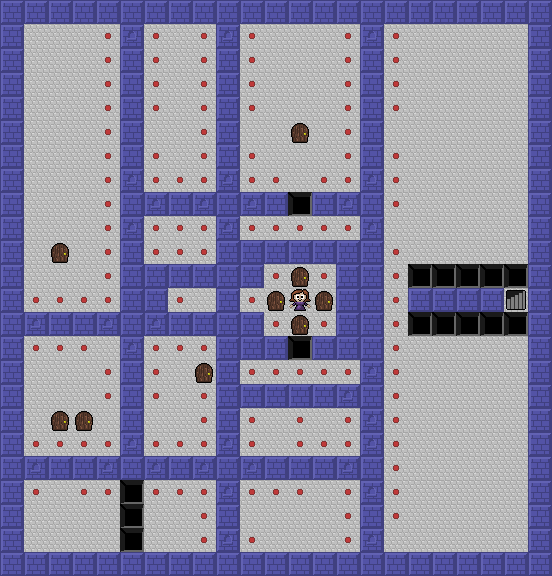

A level layout from a 2D game, rendered from its tile map. Below: a short description, then the map file with its tile-grid data intact:
An orthogonal 23x24 tile map with 24x24 px tiles, 3 tile layers (Terrain, Objects, Decals), 2 tilesets.

<map version="1.0" orientation="orthogonal" width="23" height="24" tilewidth="24" tileheight="24">
 <properties>
  <property name="name" value="Test Level" />
 </properties>
 <tileset firstgid="1" source="Terrain.tsx" />
 <tileset firstgid="101" source="Objects.tsx" />
 <layer name="Terrain" width="23" height="24">
  <data encoding="csv">
1,1,1,1,1,1,1,1,1,1,1,1,1,1,1,1,1,1,1,1,1,1,1,
1,4,4,4,2,1,2,4,2,1,2,4,4,4,2,1,2,4,4,4,4,4,1,
1,4,4,4,2,1,2,4,2,1,2,4,4,4,2,1,2,4,4,4,4,4,1,
1,4,4,4,2,1,2,4,2,1,2,4,4,4,2,1,2,4,4,4,4,4,1,
1,4,4,4,2,1,2,4,2,1,2,4,4,4,2,1,2,4,4,4,4,4,1,
1,4,4,4,2,1,4,4,2,1,4,4,4,4,2,1,4,4,4,4,4,4,1,
1,4,4,4,2,1,2,4,2,1,2,4,4,4,2,1,2,4,4,4,4,4,1,
1,4,4,4,2,1,2,2,2,1,2,2,4,2,2,1,2,4,4,4,4,4,1,
1,4,4,4,2,1,1,1,1,1,1,1,3,1,1,1,2,4,4,4,4,4,1,
1,4,4,4,2,1,2,2,2,1,2,2,2,2,2,1,4,4,4,4,4,4,1,
1,4,4,4,2,1,2,2,2,1,1,1,1,1,1,1,2,4,4,4,4,4,1,
1,4,4,4,2,1,1,1,1,1,1,2,2,2,1,1,2,3,3,3,3,3,1,
1,2,2,2,2,1,1,2,4,1,2,2,2,2,1,1,2,1,1,1,1,5,1,
1,1,1,1,1,1,1,1,1,1,1,2,2,2,1,1,2,3,3,3,3,3,1,
1,2,2,2,4,1,2,2,2,1,1,1,3,1,1,1,2,4,4,4,4,4,1,
1,4,4,4,2,1,2,4,2,1,2,2,2,2,2,1,2,4,4,4,4,4,1,
1,4,4,4,2,1,2,4,2,1,1,1,1,1,1,1,2,4,4,4,4,4,1,
1,4,4,4,4,1,4,4,2,1,2,4,2,4,2,1,2,4,4,4,4,4,1,
1,2,2,2,2,1,2,2,2,1,2,4,2,2,2,1,2,4,4,4,4,4,1,
1,1,1,1,1,1,1,1,1,1,1,1,1,1,1,1,2,4,4,4,4,4,1,
1,2,4,2,2,3,2,2,2,1,2,2,2,4,2,1,2,4,4,4,4,4,1,
1,4,4,4,4,3,4,4,2,1,4,4,4,4,2,1,2,4,4,4,4,4,1,
1,4,4,4,4,3,4,4,2,1,2,4,4,4,2,1,4,4,4,4,4,4,1,
1,1,1,1,1,1,1,1,1,1,1,1,1,1,1,1,1,1,1,1,1,1,1
</data>
 </layer>
 <layer name="Objects" width="23" height="24">
  <data encoding="csv">
0,0,0,0,0,0,0,0,0,0,0,0,0,0,0,0,0,0,0,0,0,0,0,
0,0,0,0,0,0,0,0,0,0,0,0,0,0,0,0,0,0,0,0,0,0,0,
0,0,0,0,0,0,0,0,0,0,0,0,0,0,0,0,0,0,0,0,0,0,0,
0,0,0,0,0,0,0,0,0,0,0,0,0,0,0,0,0,0,0,0,0,0,0,
0,0,0,0,0,0,0,0,0,0,0,0,0,0,0,0,0,0,0,0,0,0,0,
0,0,0,0,0,0,0,0,0,0,0,0,106,0,0,0,0,0,0,0,0,0,0,
0,0,0,0,0,0,0,0,0,0,0,0,0,0,0,0,0,0,0,0,0,0,0,
0,0,0,0,0,0,0,0,0,0,0,0,0,0,0,0,0,0,0,0,0,0,0,
0,0,0,0,0,0,0,0,0,0,0,0,0,0,0,0,0,0,0,0,0,0,0,
0,0,0,0,0,0,0,0,0,0,0,0,0,0,0,0,0,0,0,0,0,0,0,
0,0,106,0,0,0,0,0,0,0,0,0,0,0,0,0,0,0,0,0,0,0,0,
0,0,0,0,0,0,0,0,0,0,0,0,106,0,0,0,0,0,0,0,0,0,0,
0,0,0,0,0,0,0,0,0,0,0,106,101,106,0,0,0,0,0,0,0,0,0,
0,0,0,0,0,0,0,0,0,0,0,0,106,0,0,0,0,0,0,0,0,0,0,
0,0,0,0,0,0,0,0,0,0,0,0,0,0,0,0,0,0,0,0,0,0,0,
0,0,0,0,0,0,0,0,106,0,0,0,0,0,0,0,0,0,0,0,0,0,0,
0,0,0,0,0,0,0,0,0,0,0,0,0,0,0,0,0,0,0,0,0,0,0,
0,0,106,106,0,0,0,0,0,0,0,0,0,0,0,0,0,0,0,0,0,0,0,
0,0,0,0,0,0,0,0,0,0,0,0,0,0,0,0,0,0,0,0,0,0,0,
0,0,0,0,0,0,0,0,0,0,0,0,0,0,0,0,0,0,0,0,0,0,0,
0,0,0,0,0,0,0,0,0,0,0,0,0,0,0,0,0,0,0,0,0,0,0,
0,0,0,0,0,0,0,0,0,0,0,0,0,0,0,0,0,0,0,0,0,0,0,
0,0,0,0,0,0,0,0,0,0,0,0,0,0,0,0,0,0,0,0,0,0,0,
0,0,0,0,0,0,0,0,0,0,0,0,0,0,0,0,0,0,0,0,0,0,0
</data>
 </layer>
 <layer name="Decals" width="23" height="24">
  <data encoding="csv">
0,0,0,0,0,0,0,0,0,0,0,0,0,0,0,0,0,0,0,0,0,0,0,
0,0,0,0,0,8,0,0,0,8,0,0,0,0,0,8,0,0,0,0,0,0,0,
0,0,0,0,0,0,0,0,0,0,0,0,0,0,0,0,0,0,0,0,0,0,0,
0,0,0,0,0,0,0,0,0,0,0,0,0,0,0,0,0,0,0,0,0,0,0,
0,0,0,0,0,0,0,0,0,0,0,0,0,0,0,0,0,0,0,0,0,0,0,
0,0,0,0,0,0,0,0,0,0,0,0,0,0,0,0,0,0,0,0,0,0,0,
0,0,0,0,0,0,0,0,0,0,0,0,0,0,0,0,0,0,0,0,0,0,0,
0,0,0,0,0,8,0,0,0,8,0,0,0,0,0,8,0,0,0,0,0,0,0,
0,0,0,0,0,0,8,0,8,0,8,0,0,0,8,0,0,0,0,0,0,0,0,
0,0,0,0,0,8,0,0,0,8,0,0,0,0,0,8,0,0,0,0,0,0,0,
0,0,0,0,0,0,0,0,0,0,0,0,0,0,0,0,0,0,0,0,0,0,0,
0,0,0,0,0,0,0,0,0,0,0,0,0,0,0,0,0,0,0,0,0,0,0,
0,0,0,0,0,0,0,0,0,0,0,0,0,0,0,0,0,0,0,0,0,0,0,
0,8,0,0,8,0,8,0,0,0,0,0,0,0,0,0,0,0,0,0,0,0,0,
0,0,0,0,0,8,0,0,0,0,0,0,0,0,0,0,0,0,0,0,0,0,0,
0,0,0,0,0,0,0,0,0,0,0,0,0,0,0,8,0,0,0,0,0,0,0,
0,0,0,0,0,0,0,0,0,0,0,0,0,0,8,0,0,0,0,0,0,0,0,
0,0,0,0,0,0,0,0,0,0,0,0,0,0,0,8,0,0,0,0,0,0,0,
0,0,0,0,0,8,0,0,0,8,0,0,0,0,0,8,0,0,0,0,0,0,0,
0,8,0,0,8,0,8,0,8,0,8,0,0,0,8,0,0,0,0,0,0,0,0,
0,0,0,0,0,0,0,0,0,8,0,0,0,0,0,8,0,0,0,0,0,0,0,
0,0,0,0,0,0,0,0,0,0,0,0,0,0,0,0,0,0,0,0,0,0,0,
0,0,0,0,0,0,0,0,0,8,0,0,0,0,0,8,0,0,0,0,0,0,0,
0,0,0,0,0,0,0,0,0,0,0,0,0,0,0,0,0,0,0,0,0,0,0
</data>
 </layer>
</map>
